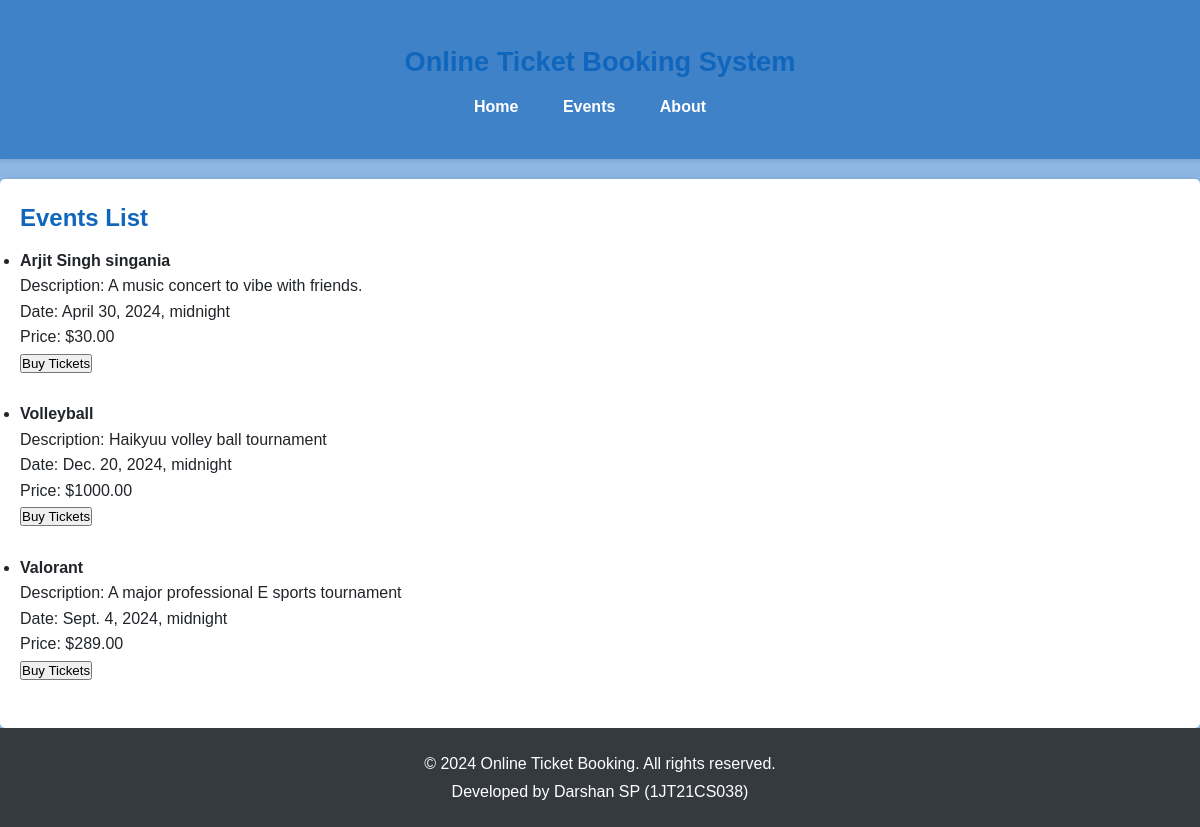
Screenshot of /events/ with the database file from the repository.
### booking/models.py (models this page shows, shortened)
class Event(models.Model):
    name = models.CharField(max_length=100)
    date = models.DateTimeField()
    description = models.TextField()
    price = models.DecimalField(max_digits=8, decimal_places=2, default=0)

### booking/views.py (the view)
# urls.py: path('events/', views.events, name='events'),  # Maps to '/events/'
def events(request):
    events = Event.objects.all()
    context = {
        'events': events,
    }
    return render(request, 'booking/events.html', context)

### booking/templates/booking/events.html (shortened to what this page needs)
{% extends 'booking/base.html' %}
{% block content %}
    <h2>Events List</h2>
    <ul>
        {% for event in events %}
            <li>
                <strong>{{ event.name }}</strong><br>
                Description: {{ event.description }}<br>
                Date: {{ event.date }}<br>
                Price: ${{ event.price }}<br>
                <button onclick="bookTicket({{ event.id }})">Buy Tickets</button>
            </li>
            <br>
        {% empty %}
            <li>No events available.</li>
        {% endfor %}
    </ul>
{% endblock %}

### booking/templates/booking/base.html (shortened to what this page needs)
<!DOCTYPE html>
<html lang="en">
<head>
    {% load static %}
    <link rel="stylesheet" href="{% static 'css/styles.css' %}">
</head>
<body>
    <header>
        <div class="container">
            <h1>Online Ticket Booking System</h1>
            <nav>
                <ul class="nav-links">
                    <li><a href="{% url 'index' %}">Home</a></li>
                    <li><a href="{% url 'events' %}">Events</a></li>
                    <li><a href="{% url 'about' %}">About</a></li>
                </ul>
            </nav>
        </div>
    </header>
    <main>
        {% block content %}
        {% endblock %}
    </main>
    <footer>
        <div class="container">
            <p>&copy; {% now "Y" %} Online Ticket Booking. All rights reserved.</p>
            <p>Developed by Darshan SP (1JT21CS038)</p>
        </div>
    </footer>
</body>
</html>

### booking/static/css/styles.css (style rules this page uses)
* { margin: 0; padding: 0; box-sizing: border-box; }
body { font-family: Arial, sans-serif; line-height: 1.6; background-color: #8db8e6; color: #212529; }
h1, h2, h3 { margin-bottom: 10px; color: #1066bc; }
p { margin-bottom: 15px; }
.container { width: 80%; max-width: 1200px; margin: 0 auto; padding: 20px; }
header { background-color: #4082c8; color: #ffffff; padding: 20px 0; text-align: center; box-shadow: 0 2px 4px rgba(0, 0, 0, 0.1); }
header h1 { font-size: 1.7rem; margin-bottom: 10px; }
.nav-links { list-style-type: none; padding: 0; }
.nav-links li { display: inline-block; margin-right: 20px; }
.nav-links li a { color: #ffffff; text-decoration: none; font-weight: bold; padding: 10px; transition: color 0.3s ease; }
main { background-color: #ffffff; padding: 20px; margin-top: 20px; border-radius: 5px; box-shadow: 0 0 10px rgba(0, 0, 0, 0.1); }
footer { background-color: #343a40; color: #ffffff; text-align: center; padding: 1px 0; width: 100%; position: relative; bottom: 0; }
footer p { margin: 2px 0; }

### rows the page displays
Event: name "Arjit Singh singania", description "A music concert to vibe with friends.", date "April 30, 2024, midnight", price "30.00"
Event: name "Volleyball", description "Haikyuu volley ball tournament", date "Dec. 20, 2024, midnight", price "1000.00"
Event: name "Valorant", description "A major professional E sports tournament", date "Sept. 4, 2024, midnight", price "289.00"
